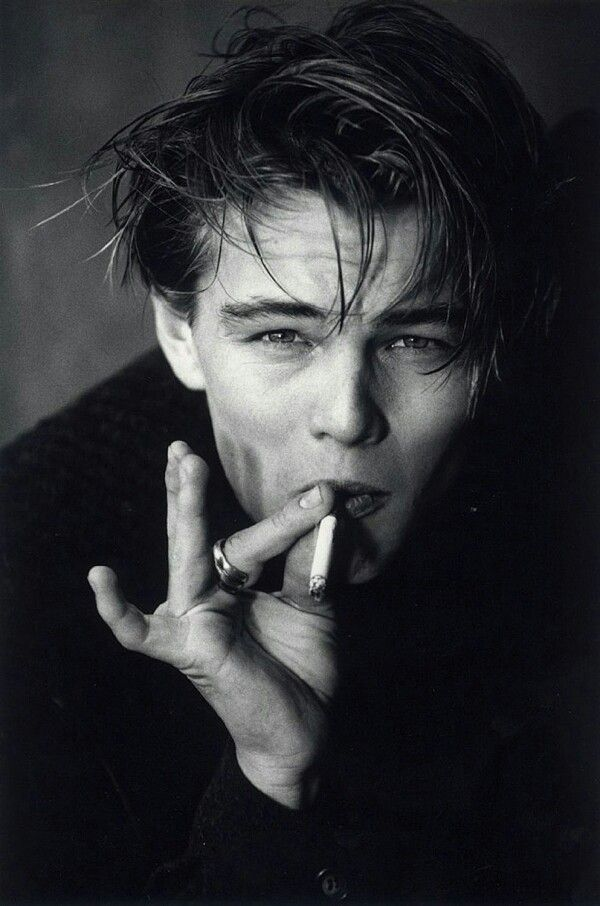
#> input picture u3-a3-0105/leopardito.jpg, 600 x 906 px
$ python u3-act3-0105.py
#> lines starting #> are read from the running program, lines starting #| are printed output that depends on the picture
from matplotlib import pyplot as plt
import numpy as np
import pandas as pd
import cv2

## Iker Montoya 0105
print("Iker Montoya 0105")
print("UIII Act3 Importación y descripción de datos con Pandas ML")

MI_Imagen = cv2.imread("leopardito.jpg")
#> MI_Imagen is the input picture: shape (906, 600, 3); mean B, G, R 50.2, 46.9, 46.1
plt.imshow(MI_Imagen)
plt.title("Leopardito XD")
plt.show()

print("+--+-+-+-+-+-+-+-+-+- puntos en la imagen +-+-++-+-+-+-+-+-+-+-+-+-")

plt.imshow(MI_Imagen)
x = [100, 100, 300, 600]
y = [100, 400, 500, 600]
plt.scatter(x, y, s=20, c="red")
plt.show()
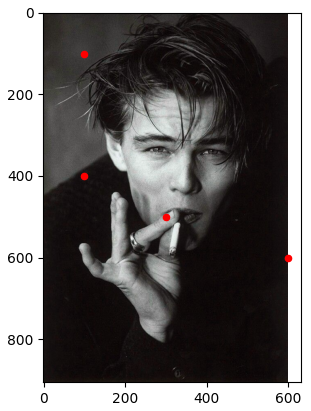
#> figure drawn by matplotlib, 1 panel; B, G, R data is drawn as R, G, B

print("+--+-+-+-+-+-+-+-+-+- Cuadro en la imagen +-+-++-+-+-+-+-+-+-+-+-+-")

MI_Imagen = cv2.imread("leopardito.jpg")
plt.imshow(MI_Imagen)

x = [100, 100, 500, 500, 100]
y = [500, 100, 100, 500, 500]
plt.plot(x, y, c="blue")
plt.show()
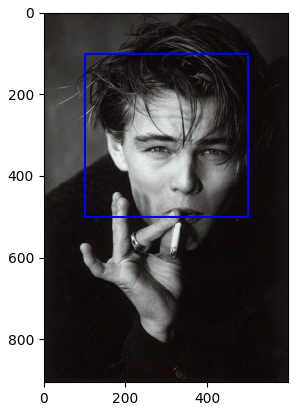
#> figure drawn by matplotlib, 1 panel; B, G, R data is drawn as R, G, B

print("+--+-+-+-+-+-+-+-+-+- Circulo verde en la imagen +-+-++-+-+-+-+-+-+-+-+-+-")

plt.imshow(MI_Imagen)
circulo = plt.Circle((300, 300), 100, color="green", fill=False, linewidth=3)
plt.gca().add_patch(circulo)
plt.show()
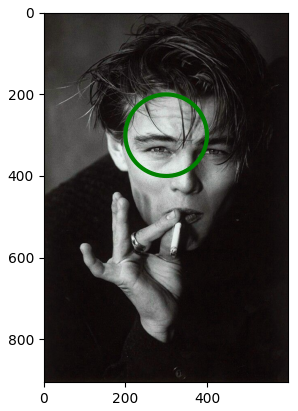
#> figure drawn by matplotlib, 1 panel; B, G, R data is drawn as R, G, B

print("Iker Montoya")

$ run again, with u3-a3-0105/image-3.png saved as u3-a3-0105/leopardito.jpg
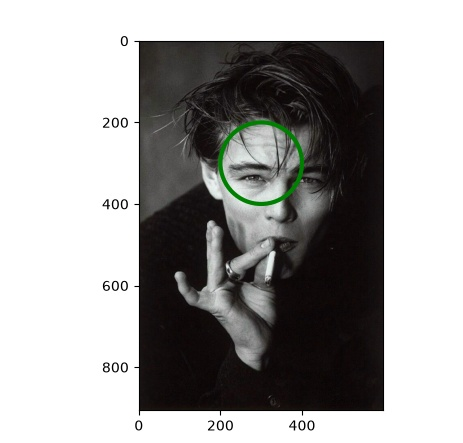
#> input picture u3-a3-0105/image-3.png, 463 x 443 px
#> MI_Imagen is the input picture: shape (443, 463, 3); mean B, G, R 160.6, 161.6, 162.4
#> `plt.show()`:
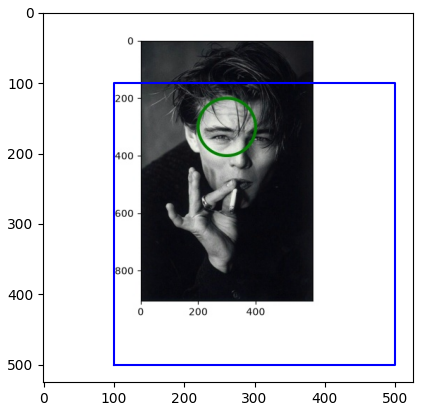
#> figure drawn by matplotlib, 1 panel; B, G, R data is drawn as R, G, B
#> `plt.show()`:
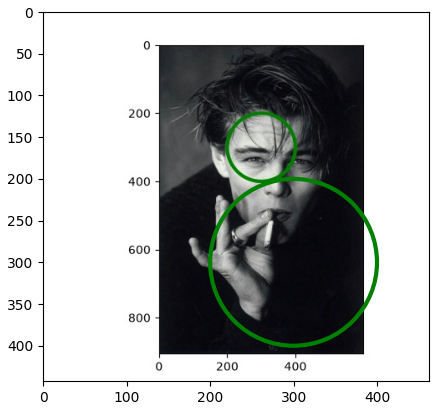
#> figure drawn by matplotlib, 1 panel; B, G, R data is drawn as R, G, B
